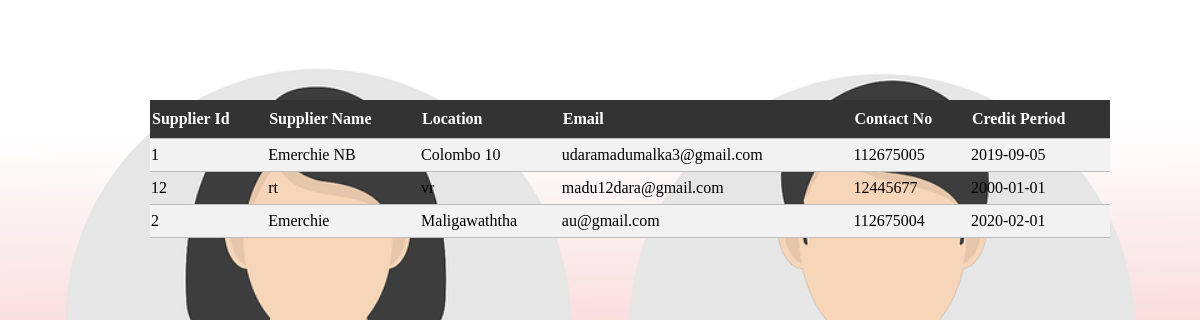
Before: /php/viewSupplier.php with the older database file.
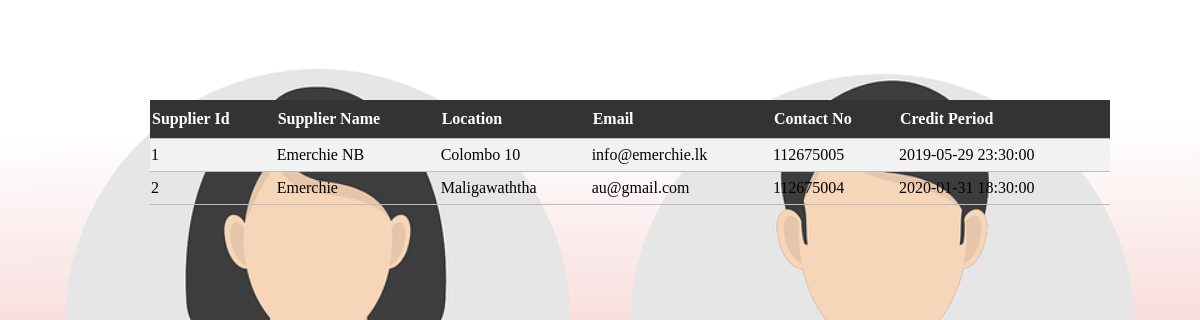
After: the same page with the newer database file.
### tables this page shows
CREATE TABLE `supplier` (
  `supplier_id` varchar(11) NOT NULL,
  `supplier_name` varchar(50) NOT NULL,
  `location` varchar(50) NOT NULL,
  `email` varchar(50) NOT NULL,
  `contact_no` int(10) NOT NULL,
  `credit_period_allowed` timestamp NOT NULL DEFAULT CURRENT_TIMESTAMP ON UPDATE CURRENT_TIMESTAMP
);

### php/viewSupplier.php (the view, shortened to what this page needs)
<?php require_once('include/connection.php'); ?>
<!DOCTYPE html>
<html>
<head>
	<link rel="stylesheet" type="text/css" href="../css/viewSupplier.css">
</head>
<body>
	<table>
		<tr>
			<th>Supplier Id</th>
			<th>Supplier Name</th>
			<th>Location</th>
			<th>Email</th>
			<th>Contact No</th>
			<th>Credit Period</th>
		</tr>
		<?php
		$sql = "SELECT * FROM supplier";
		$result = mysqli_query($con,$sql);
		if ($result -> num_rows > 0) {
			while ($row = $result -> fetch_assoc()) {
				echo "
			<tr>
				<td>".$row['supplier_id']."</td>
				<td>".$row['supplier_name']."</td>
				<td>".$row['location']."</td>
				<td>".$row['email']."</td>
				<td>".$row['contact_no']."</td>
				<td>".$row['credit_period_allowed']."</td>
			</tr>
			";
			}
		echo "</table";
		}
		else{
			echo "0 result";
		}
		?>
	</table>
</body>
</html>

Changed rows visible on the page:
removed supplier: supplier_id "12", supplier_name "rt", location "vr", email "madu12dara@gmail.com", contact_no "12445677", credit_period_allowed "2000-01-01"
changed supplier "Emerchie NB": email "udaramadumalka3@gmail.com" → "info@emerchie.lk"; credit_period_allowed "2019-09-05" → "2019-05-29 23:30:00"
changed supplier "Emerchie": credit_period_allowed "2020-02-01" → "2020-01-31 18:30:00"
